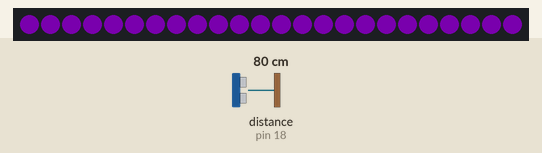
This sketch was run on a simulated Arduino Uno, built with avr-gcc and run on an emulated ATmega328P. On the bench: 24 RGB LEDs in strip order, left to right. Wiring (inferred from the names in the program): ultrasonic range finder: trigger pin 5; echo pin 18. The test bench sets the inputs (shaded band); at power-on: distance to the obstacle (sensor on pin 18) 80 cm. The echo pulse lasts 58.3 µs per cm; dim RGB values are drawn brighter than linear; what the sketch prints to the serial monitor is not drawn.

Above: at 2.3 s.
2.4 s: distance to the obstacle (sensor on pin 18) set to 2 cm
At 3.8 s:
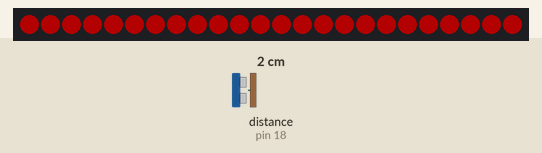
4.5 s: distance to the obstacle (sensor on pin 18) set to 18 cm
At 5.0 s:
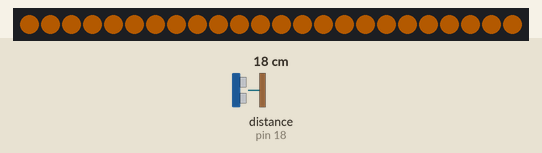
6.6 s: distance to the obstacle (sensor on pin 18) set to 4 cm
At 8.5 s:
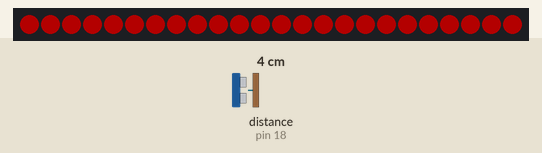
9.1 s: distance to the obstacle (sensor on pin 18) set to 35 cm
At 9.7 s:
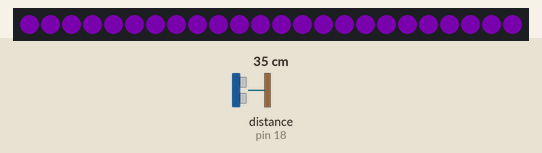
Timing chart, 0 to 12.1 s (numbered marks = the images above; inputs shaded):
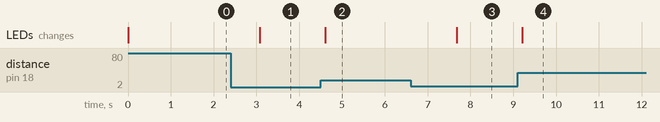

The sketch:

led-sensor-combination.ino
```cpp
// Setup of NeoPixel LEDs
#include <Adafruit_NeoPixel.h>
#define LED_PIN 6
#define LED_COUNT 24
Adafruit_NeoPixel strip(LED_COUNT, LED_PIN, NEO_GRB + NEO_KHZ800);
uint32_t magenta = strip.Color(148, 0, 211, 0);
uint32_t purple = strip.Color(75, 0, 130, 0);
uint32_t blue = strip.Color(0, 0, 255, 0);
uint32_t green = strip.Color(0, 255, 0, 0);
uint32_t yellow = strip.Color(255, 255, 0, 0);
uint32_t orange = strip.Color(255, 127, 0, 0);
uint32_t red = strip.Color(255, 0, 0, 0);

// Setup of ultrasonic sensor
const int trigPin = 5;
const int echoPin = 18;
//define sound speed in cm/uS
#define SOUND_SPEED 0.034
long duration;
float distanceCm;

void setup() {
  Serial.begin(115200);      // Starts the serial communication
  pinMode(trigPin, OUTPUT);  // Sets the trigPin as an Output
  pinMode(echoPin, INPUT);   // Sets the echoPin as an Input

  strip.begin();
  strip.setBrightness(60); // Setting brightness to 60 out of 255
  strip.show();  // Initialize all pixels to 'off'
}

void loop() {
  // Clears the trigPin
  digitalWrite(trigPin, LOW);
  delayMicroseconds(2);
  // Sets the trigPin on HIGH state for 10 micro seconds
  digitalWrite(trigPin, HIGH);
  delayMicroseconds(10);
  digitalWrite(trigPin, LOW);

  // Reads the echoPin, returns the sound wave travel time in microseconds
  duration = pulseIn(echoPin, HIGH);

  // Calculate the distance
  distanceCm = duration * SOUND_SPEED / 2;


  // Prints the distance in the Serial Monitor
  Serial.print("Distance (cm): ");
  Serial.println(distanceCm);

  int distanceInt = (int)distanceCm;

  switch (distanceInt) {
    case 1 ... 10:
      Serial.print("Within 10cm - red");
      strip.fill(red);
      strip.show();
      break;
    case 11 ... 20:
      Serial.print("Within 20cm - orange");
      strip.fill(orange);
      strip.show();
      break;
    case 21 ... 30:
      Serial.print("Within 30cm - yellow");
      strip.fill(yellow);
      strip.show();
      break;
    default:
      Serial.print("Over 70cm");
      strip.fill(magenta);
      strip.show();
  }
  delay(500);
  strip.rainbow();
  delay(1000);
}
```

Measured:
- after the input at 2.4 s, the LEDs: change after 0.68 s (image 1)
- after the input at 4.5 s, the LEDs: change after 0.11 s (image 2)
- after the input at 6.6 s, the LEDs: change after 1.1 s (image 3)
- after the input at 9.1 s, the LEDs: change after 0.11 s (image 4)
